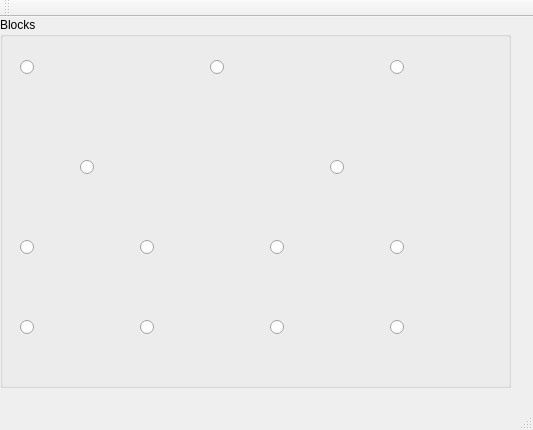
<?xml version="1.0" encoding="UTF-8"?>
<ui version="4.0">
 <class>MapEditorClass</class>
 <widget class="QMainWindow" name="MapEditorClass">
  <property name="geometry">
   <rect>
    <x>0</x>
    <y>0</y>
    <width>533</width>
    <height>430</height>
   </rect>
  </property>
  <property name="windowTitle">
   <string>MapEditor</string>
  </property>
  <widget class="QWidget" name="centralWidget">
   <widget class="QGroupBox" name="groupBox">
    <property name="geometry">
     <rect>
      <x>0</x>
      <y>0</y>
      <width>511</width>
      <height>371</height>
     </rect>
    </property>
    <property name="title">
     <string>Blocks</string>
    </property>
    <widget class="QRadioButton" name="radioBtnBushes">
     <property name="geometry">
      <rect>
       <x>20</x>
       <y>10</y>
       <width>91</width>
       <height>81</height>
      </rect>
     </property>
     <property name="autoFillBackground">
      <bool>false</bool>
     </property>
     <property name="text">
      <string/>
     </property>
     <property name="icon">
      <iconset>
       <normaloff>Resources/blocks/bushes.png</normaloff>Resources/blocks/bushes.png</iconset>
     </property>
     <property name="iconSize">
      <size>
       <width>64</width>
       <height>64</height>
      </size>
     </property>
     <property name="shortcut">
      <string/>
     </property>
    </widget>
    <widget class="QRadioButton" name="radioBtnWater">
     <property name="geometry">
      <rect>
       <x>210</x>
       <y>10</y>
       <width>91</width>
       <height>81</height>
      </rect>
     </property>
     <property name="text">
      <string/>
     </property>
     <property name="icon">
      <iconset>
       <normaloff>Resources/blocks/water.png</normaloff>Resources/blocks/water.png</iconset>
     </property>
     <property name="iconSize">
      <size>
       <width>64</width>
       <height>64</height>
      </size>
     </property>
    </widget>
    <widget class="QRadioButton" name="radioBtnIce">
     <property name="geometry">
      <rect>
       <x>390</x>
       <y>10</y>
       <width>91</width>
       <height>81</height>
      </rect>
     </property>
     <property name="text">
      <string/>
     </property>
     <property name="icon">
      <iconset>
       <normaloff>Resources/blocks/ice.png</normaloff>Resources/blocks/ice.png</iconset>
     </property>
     <property name="iconSize">
      <size>
       <width>64</width>
       <height>64</height>
      </size>
     </property>
    </widget>
    <widget class="QRadioButton" name="radioBtnArmorFull">
     <property name="geometry">
      <rect>
       <x>330</x>
       <y>110</y>
       <width>91</width>
       <height>81</height>
      </rect>
     </property>
     <property name="text">
      <string/>
     </property>
     <property name="icon">
      <iconset>
       <normaloff>Resources/blocks/armor_full.png</normaloff>Resources/blocks/armor_full.png</iconset>
     </property>
     <property name="iconSize">
      <size>
       <width>64</width>
       <height>64</height>
      </size>
     </property>
    </widget>
    <widget class="QRadioButton" name="radioBtnArmorLeft">
     <property name="geometry">
      <rect>
       <x>270</x>
       <y>190</y>
       <width>91</width>
       <height>81</height>
      </rect>
     </property>
     <property name="text">
      <string/>
     </property>
     <property name="icon">
      <iconset>
       <normaloff>Resources/blocks/armor_left.png</normaloff>Resources/blocks/armor_left.png</iconset>
     </property>
     <property name="iconSize">
      <size>
       <width>64</width>
       <height>64</height>
      </size>
     </property>
    </widget>
    <widget class="QRadioButton" name="radioBtnArmorRight">
     <property name="geometry">
      <rect>
       <x>390</x>
       <y>190</y>
       <width>91</width>
       <height>81</height>
      </rect>
     </property>
     <property name="text">
      <string/>
     </property>
     <property name="icon">
      <iconset>
       <normaloff>Resources/blocks/armor_right.png</normaloff>Resources/blocks/armor_right.png</iconset>
     </property>
     <property name="iconSize">
      <size>
       <width>64</width>
       <height>64</height>
      </size>
     </property>
    </widget>
    <widget class="QRadioButton" name="radioBtnArmorTop">
     <property name="geometry">
      <rect>
       <x>390</x>
       <y>270</y>
       <width>91</width>
       <height>81</height>
      </rect>
     </property>
     <property name="text">
      <string/>
     </property>
     <property name="icon">
      <iconset>
       <normaloff>Resources/blocks/armor_top.png</normaloff>Resources/blocks/armor_top.png</iconset>
     </property>
     <property name="iconSize">
      <size>
       <width>64</width>
       <height>64</height>
      </size>
     </property>
    </widget>
    <widget class="QRadioButton" name="radioBtnArmorBottom">
     <property name="geometry">
      <rect>
       <x>270</x>
       <y>270</y>
       <width>91</width>
       <height>81</height>
      </rect>
     </property>
     <property name="text">
      <string/>
     </property>
     <property name="icon">
      <iconset>
       <normaloff>Resources/blocks/armor_bottom.png</normaloff>Resources/blocks/armor_bottom.png</iconset>
     </property>
     <property name="iconSize">
      <size>
       <width>64</width>
       <height>64</height>
      </size>
     </property>
    </widget>
    <widget class="QRadioButton" name="radioBtnBrickFull">
     <property name="geometry">
      <rect>
       <x>80</x>
       <y>110</y>
       <width>91</width>
       <height>81</height>
      </rect>
     </property>
     <property name="text">
      <string/>
     </property>
     <property name="icon">
      <iconset>
       <normaloff>Resources/blocks/brick_full.png</normaloff>Resources/blocks/brick_full.png</iconset>
     </property>
     <property name="iconSize">
      <size>
       <width>64</width>
       <height>64</height>
      </size>
     </property>
    </widget>
    <widget class="QRadioButton" name="radioBtnBrickTop">
     <property name="geometry">
      <rect>
       <x>140</x>
       <y>270</y>
       <width>91</width>
       <height>81</height>
      </rect>
     </property>
     <property name="text">
      <string/>
     </property>
     <property name="icon">
      <iconset>
       <normaloff>Resources/blocks/brick_top.png</normaloff>Resources/blocks/brick_top.png</iconset>
     </property>
     <property name="iconSize">
      <size>
       <width>64</width>
       <height>64</height>
      </size>
     </property>
    </widget>
    <widget class="QRadioButton" name="radioBtnBrickLeft">
     <property name="geometry">
      <rect>
       <x>20</x>
       <y>190</y>
       <width>91</width>
       <height>81</height>
      </rect>
     </property>
     <property name="text">
      <string/>
     </property>
     <property name="icon">
      <iconset>
       <normaloff>Resources/blocks/brick_left.png</normaloff>Resources/blocks/brick_left.png</iconset>
     </property>
     <property name="iconSize">
      <size>
       <width>64</width>
       <height>64</height>
      </size>
     </property>
    </widget>
    <widget class="QRadioButton" name="radioBtnBrickRight">
     <property name="geometry">
      <rect>
       <x>140</x>
       <y>190</y>
       <width>91</width>
       <height>81</height>
      </rect>
     </property>
     <property name="text">
      <string/>
     </property>
     <property name="icon">
      <iconset>
       <normaloff>Resources/blocks/brick_right.png</normaloff>Resources/blocks/brick_right.png</iconset>
     </property>
     <property name="iconSize">
      <size>
       <width>64</width>
       <height>64</height>
      </size>
     </property>
    </widget>
    <widget class="QRadioButton" name="radioBtnBrickBottom">
     <property name="geometry">
      <rect>
       <x>20</x>
       <y>270</y>
       <width>91</width>
       <height>81</height>
      </rect>
     </property>
     <property name="text">
      <string/>
     </property>
     <property name="icon">
      <iconset>
       <normaloff>Resources/blocks/brick_bottom.png</normaloff>Resources/blocks/brick_bottom.png</iconset>
     </property>
     <property name="iconSize">
      <size>
       <width>64</width>
       <height>64</height>
      </size>
     </property>
    </widget>
   </widget>
  </widget>
  <widget class="QMenuBar" name="menuBar">
   <property name="geometry">
    <rect>
     <x>0</x>
     <y>0</y>
     <width>533</width>
     <height>21</height>
    </rect>
   </property>
  </widget>
  <widget class="QToolBar" name="mainToolBar">
   <attribute name="toolBarArea">
    <enum>TopToolBarArea</enum>
   </attribute>
   <attribute name="toolBarBreak">
    <bool>false</bool>
   </attribute>
  </widget>
  <widget class="QStatusBar" name="statusBar"/>
 </widget>
 <layoutdefault spacing="6" margin="11"/>
 <resources>
  <include location="MapEditor.qrc"/>
 </resources>
 <connections/>
</ui>
